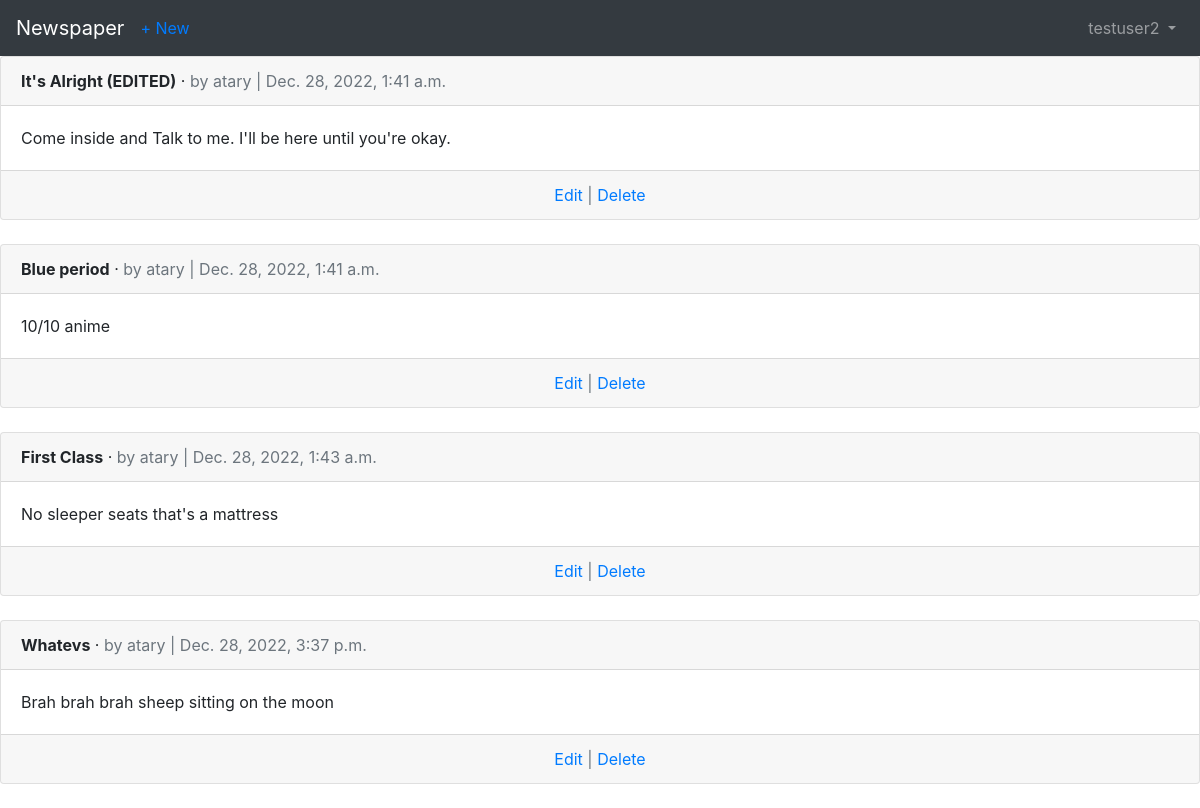
The app's page /articles/ (signed in), older data.
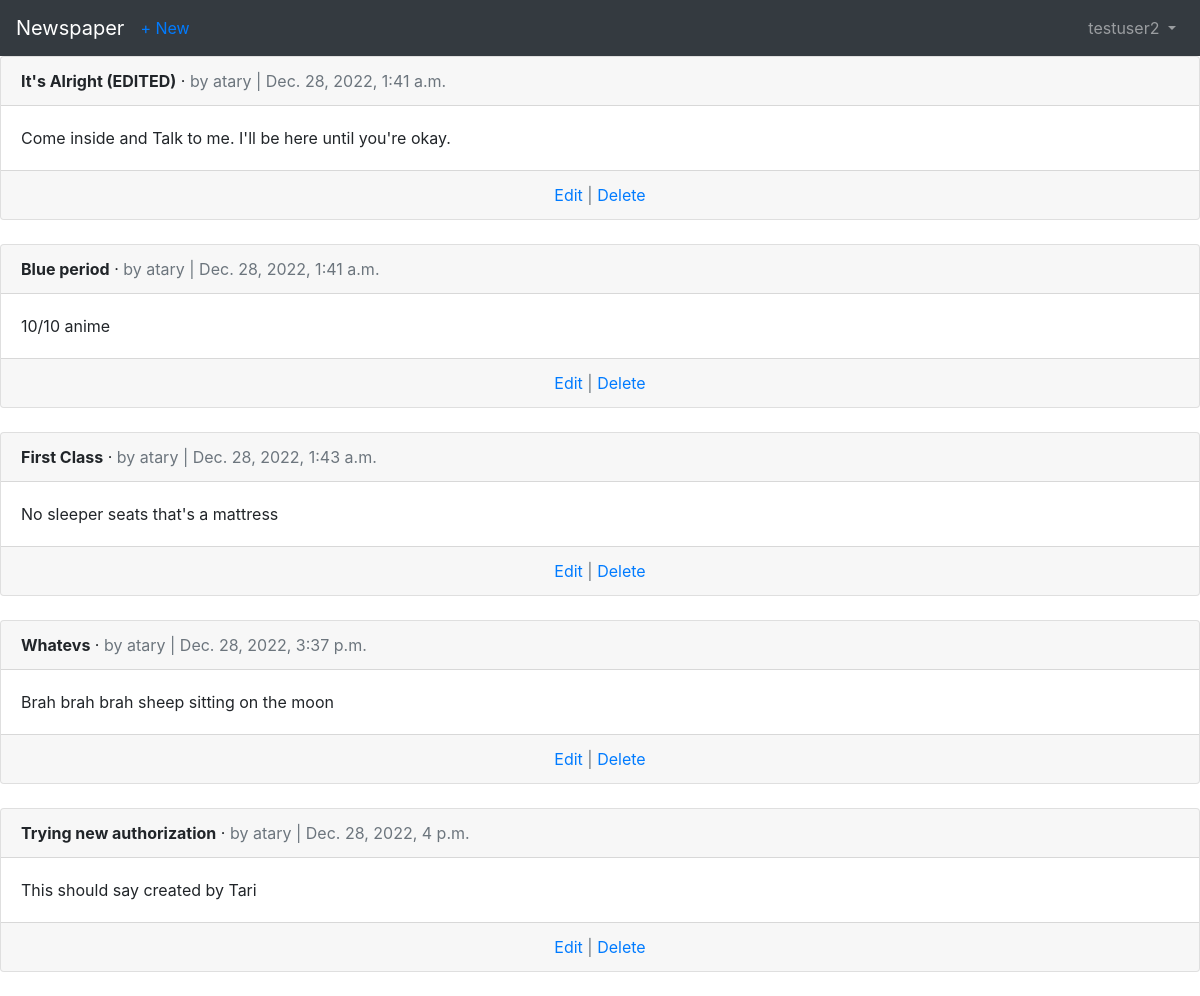
The same page, newer data.
### articles/models.py (models this page shows, shortened)
class Article(models.Model):
	title = models.CharField(max_length=255)
	body = models.TextField()
	date = models.DateTimeField(auto_now_add=True)
	author = models.ForeignKey(
	get_user_model()
	,on_delete=models.CASCADE,
	)

### accounts/models.py (models this page shows)
class CustomUser(AbstractUser):
	age = models.PositiveIntegerField(null=True, blank=True)

### articles/views.py (the view)
# urls.py: path('', ArticleListView.as_view(), name='article_list'),
class ArticleListView(LoginRequiredMixin,
ListView):
	model = Article
	template_name = 'article_list.html'

### templates/article_list.html (shortened to what this page needs)
{% extends 'base.html' %}
{% block content %}
    {% for article in object_list %}
      <div class="card">
        <div class="card-header">
          <span class="font-weight-bold">{{ article.title }}</span> &middot;
          <span class="text-muted">by {{ article.author }} |
{{ article.date }}</span>
       </div>
       <div class="card-body">{{ article.body }}</div>
<div class="card-footer text-center text-muted">
<a href="{% url 'article_edit' article.pk %}">Edit</a> |
<a href="{% url 'article_delete' article.pk %}">Delete</a>
</div>
      </div>
<br />
{% endfor %}
{% endblock content %}

Row changes from the older to the newer data that the page shows:
added Article: title "Trying new authorization", author "atary", date "Dec. 28, 2022, 4 p.m.", body "This should say created by Tari"
